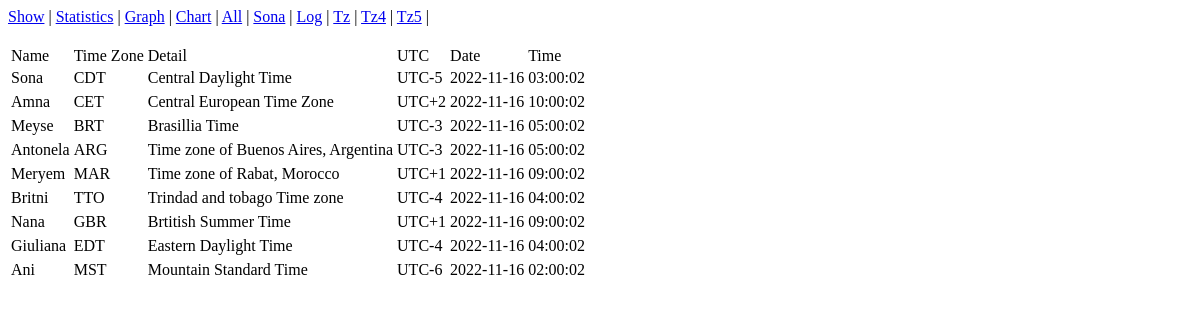
Before: /quote/php/tz1.php with the older database file.
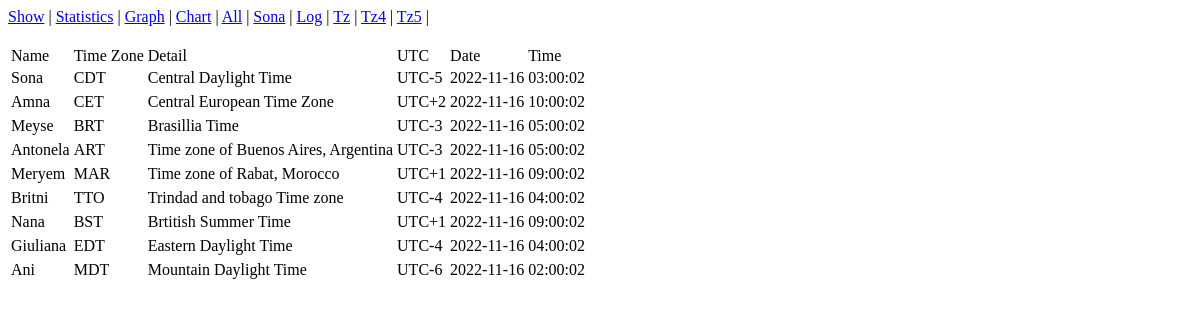
After: the same page with the newer database file.
### tables this page shows
CREATE TABLE Tz (
	name    text,
	tz 		text,
	utc     text,
	detail  text,
	created datetime,
	cr_date text,
	cr_time text);

### quote/php/tz1.php (the view, shortened to what this page needs)
<html><body>
<?php include('common.php'); ?>
<?php include('menu.php'); ?>
<?php
echo "
<table border='0' align='left'>
<tr>
<td>Name</td>
<td>Time Zone</td>
<td>Detail</td>
<td>UTC</td>
<td>Date</td>
<td>Time</td>
</tr> ";
$db     =       new SQLite3($dbfile);
$res = $db->query('SELECT * FROM Tz');
while ($row = $res->fetchArray()) {
				$timezone   = $row['utc'];
				$cr_date	= gmdate("Y-m-j", time() + 3600*($timezone+date("I")));
				$cr_time	= gmdate("H:i:s", time() + 3600*($timezone+date("I")));
                echo "<tr>	<td>{$row['name']}</td>
			  	<td>{$row['tz']}</td>
			  	<td>{$row['detail']}</td>
			  	<td>UTC{$row['utc']}</td>
			  	<td>{$cr_date}</td>
			  	<td>{$cr_time}</td><tr>";
}
echo "</table>
</body>
</html>";
?>

Changed rows visible on the page:
changed tz "Antonela": tz "ARG" → "ART"
changed tz "Nana": tz "GBR" → "BST"
changed tz "Ani": tz "MST" → "MDT"; detail "Mountain Standard Time" → "Mountain Daylight Time"
